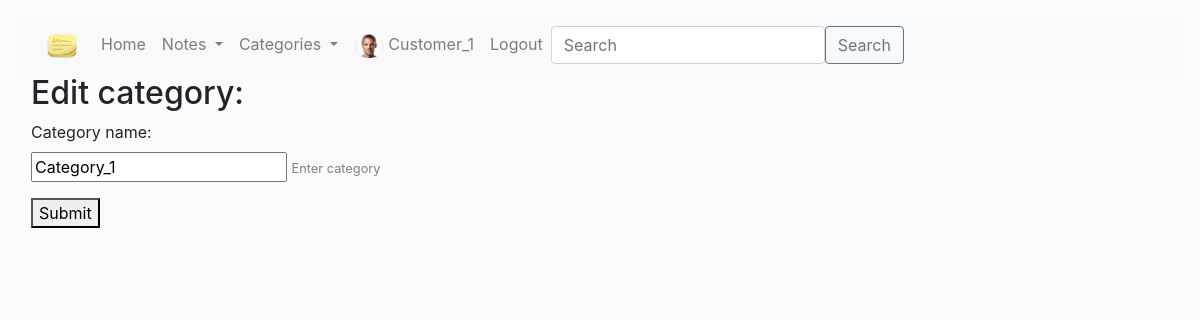
Page /categories/4/update (signed in) on the committed database.
### FFS_app/models.py (models this page shows, shortened)
class User(AbstractUser):
    image = models.ImageField(null=True, blank=True)

class Category(models.Model):
    name = models.CharField('Category name', max_length=200, help_text='Enter category')
    owner = models.ForeignKey(User, on_delete=models.CASCADE, null=True, blank=True, related_name='categories')

### FFS_app/views.py (the view, shortened to what this page needs)
# urls.py: path('categories/<str:pk>/update', views.CategoryUpdateView.as_view(), name='category-update'),
class CategoryUpdateView(LoginRequiredMixin, UpdateView):
    model = Category
    fields = ['name']
    success_url = "/categories"
    template_name = 'category_update_form.html'

### templates/category_update_form.html (shortened to what this page needs)
{% extends 'base.html' %}
{% block content %}
  <h2>Edit category:</h2>
  <form method="post" enctype="multipart/form-data">
    {% for field in form %}
      <p>
        {{ field.label_tag }}<br>
        {{ field }}
        {% if field.help_text %}
          <small style="color: grey">{{ field.help_text }}</small>
        {% endif %}
      </p>
    {% endfor %}
    <button type="submit">Submit</button>
  </form>
{% endblock %}

### templates/base.html (shortened to what this page needs)
<!DOCTYPE html>
<html lang="en">
<head>
  <link rel="stylesheet" href="https://stackpath.bootstrapcdn.com/bootstrap/4.1.3/css/bootstrap.min.css">
  {% load static %}
  <link rel="stylesheet" href="{% static '/css/styles.css' %}">
</head>
<body>
    {% block navbar %}
    <nav class="navbar navbar-expand-lg navbar-light bg-light">
      <div class="container-fluid">
        <a class="navbar-brand" href="{% url 'home' %}">
            <img src="{% static '/img/stickies.png' %}" alt="" width="30" height="24">
        </a>
        <div class="collapse navbar-collapse" id="navbarSupportedContent">
          <ul class="navbar-nav me-auto mb-2 mb-lg-0">
            <li class="nav-item">
              <a class="nav-link" aria-current="page" href="{% url 'home' %}">Home</a>
            </li>
            <li class="nav-item dropdown">
              <a class="nav-link dropdown-toggle" href="#" id="navbarDropdownMenuLink" role="button" data-bs-toggle="dropdown" aria-expanded="false">
                Notes
              </a>
            </li>
            <li class="nav-item dropdown">
              <a class="nav-link dropdown-toggle" href="#" id="navbarDropdownMenuLink2" role="button" data-bs-toggle="dropdown" aria-expanded="false">
                Categories
              </a>
            </li>
            {% if user.is_authenticated %}
            {% if user.image %}
            <li class="nav-item">
              <a class="nav-link" href="{% url 'user_profile' %}">
                <img class="rounded-circle account-img" src="{{ user.image.url }}" alt="" width="30" height="24">
                {{ user.get_username }}
              </a>
            </li>
            {% endif %}
            <li class="nav-item"><a class="nav-link" href="{% url 'logout'%}">Logout</a></li>
            {% else %}
            <li class="nav-item"><a class="nav-link" href="{% url 'login'%}">Log in</a></li>
            <li class="nav-item"><a class="nav-link" href="{% url 'sign-up'%}">Sign up</a></li>
            {% endif %}
          </ul>
          <form action="{% url 'search'%}" method="get" class="d-flex">
            <input name="query" class="form-control me-2" type="search" placeholder="Search" aria-label="Search">
            <button class="btn btn-outline-secondary" type="submit">Search</button>
          </form>
        </div>
      </div>
    </nav>
    {% endblock %}
    <div class="col-sm-10 ">
        {% block content %}
        {% endblock %}
    </div>
</body>
</html>

### static/css/styles.css (style rules this page uses)
body { background-color: #fbfbfb; padding: 1rem; }

### rows in the picture
User: image (picture), get_username "Customer_1"
Category: form "Category_1"

### other values in the picture
{{ field.label_tag }} "Category name:"
{{ field.help_text }} "Enter category"
